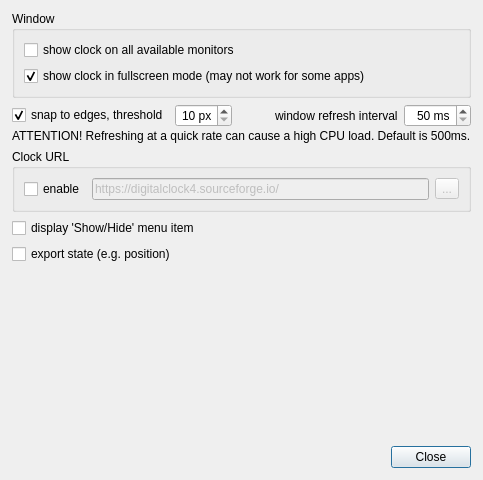
<?xml version="1.0" encoding="UTF-8"?>
<ui version="4.0">
 <class>digital_clock::gui::AdvancedSettingsDialog</class>
 <widget class="QDialog" name="digital_clock::gui::AdvancedSettingsDialog">
  <property name="geometry">
   <rect>
    <x>0</x>
    <y>0</y>
    <width>480</width>
    <height>480</height>
   </rect>
  </property>
  <property name="windowTitle">
   <string>Advanced Settings</string>
  </property>
  <property name="windowIcon">
   <iconset resource="../resources/icons.qrc">
    <normaloff>:/clock/images/settings.svg.p</normaloff>:/clock/images/settings.svg.p</iconset>
  </property>
  <layout class="QVBoxLayout" name="outer_layout">
   <property name="leftMargin">
    <number>12</number>
   </property>
   <property name="rightMargin">
    <number>12</number>
   </property>
   <property name="bottomMargin">
    <number>12</number>
   </property>
   <item>
    <widget class="QGroupBox" name="window_group">
     <property name="title">
      <string>Window</string>
     </property>
     <layout class="QVBoxLayout" name="window_group_layout">
      <item>
       <widget class="QCheckBox" name="show_on_all_monitors">
        <property name="text">
         <string>show clock on all available monitors</string>
        </property>
       </widget>
      </item>
      <item>
       <widget class="QCheckBox" name="show_in_fullscreen">
        <property name="checked">
         <bool>true</bool>
        </property>
        <property name="text">
         <string>show clock in fullscreen mode (may not work for some apps)</string>
        </property>
       </widget>
      </item>
     </layout>
    </widget>
   </item>
   <item>
    <layout class="QGridLayout" name="gridLayout_2">
     <property name="verticalSpacing">
      <number>2</number>
     </property>
     <item row="1" column="0" colspan="5">
      <widget class="QLabel" name="refresh_interval_warning_label">
       <property name="text">
        <string>ATTENTION! Refreshing at a quick rate can cause a high CPU load. Default is 500ms.</string>
       </property>
      </widget>
     </item>
     <item row="0" column="0">
      <widget class="QCheckBox" name="snap_to_edges">
       <property name="text">
        <string>snap to edges, threshold</string>
       </property>
       <property name="checked">
        <bool>true</bool>
       </property>
      </widget>
     </item>
     <item row="0" column="4">
      <widget class="QSpinBox" name="refresh_interval">
       <property name="alignment">
        <set>Qt::AlignRight|Qt::AlignTrailing|Qt::AlignVCenter</set>
       </property>
       <property name="suffix">
        <string notr="true"> ms</string>
       </property>
       <property name="minimum">
        <number>50</number>
       </property>
       <property name="maximum">
        <number>500</number>
       </property>
      </widget>
     </item>
     <item row="0" column="3">
      <widget class="QLabel" name="refresh_interval_label">
       <property name="sizePolicy">
        <sizepolicy hsizetype="MinimumExpanding" vsizetype="Preferred">
         <horstretch>0</horstretch>
         <verstretch>0</verstretch>
        </sizepolicy>
       </property>
       <property name="text">
        <string>window refresh interval</string>
       </property>
       <property name="buddy">
        <cstring>refresh_interval</cstring>
       </property>
      </widget>
     </item>
     <item row="0" column="2">
      <spacer name="horizontalSpacer_4">
       <property name="orientation">
        <enum>Qt::Horizontal</enum>
       </property>
       <property name="sizeHint" stdset="0">
        <size>
         <width>40</width>
         <height>20</height>
        </size>
       </property>
      </spacer>
     </item>
     <item row="0" column="1">
      <widget class="QSpinBox" name="snap_threshold">
       <property name="alignment">
        <set>Qt::AlignRight|Qt::AlignTrailing|Qt::AlignVCenter</set>
       </property>
       <property name="suffix">
        <string notr="true"> px</string>
       </property>
       <property name="minimum">
        <number>10</number>
       </property>
       <property name="maximum">
        <number>50</number>
       </property>
      </widget>
     </item>
    </layout>
   </item>
   <item>
    <widget class="QGroupBox" name="clock_url_group">
     <property name="toolTip">
      <string>If enabled, given URL will be opened with default web browser when you click on clock</string>
     </property>
     <property name="title">
      <string>Clock URL</string>
     </property>
     <layout class="QHBoxLayout" name="clock_url_layout">
      <item>
       <widget class="QCheckBox" name="clock_url_enabled">
        <property name="text">
         <string>enable</string>
        </property>
       </widget>
      </item>
      <item>
       <widget class="QLineEdit" name="clock_url_edit">
        <property name="enabled">
         <bool>false</bool>
        </property>
        <property name="text">
         <string notr="true">https://digitalclock4.sourceforge.io/</string>
        </property>
       </widget>
      </item>
      <item>
       <widget class="QToolButton" name="browse_url_file_btn">
        <property name="enabled">
         <bool>false</bool>
        </property>
        <property name="toolTip">
         <string>Browse for local file instead of URL</string>
        </property>
        <property name="text">
         <string notr="true">...</string>
        </property>
       </widget>
      </item>
     </layout>
    </widget>
   </item>
   <item>
    <widget class="QCheckBox" name="show_hide_enable">
     <property name="text">
      <string>display 'Show/Hide' menu item</string>
     </property>
    </widget>
   </item>
   <item>
    <widget class="QCheckBox" name="export_state">
     <property name="text">
      <string>export state (e.g. position)</string>
     </property>
    </widget>
   </item>
   <item>
    <spacer name="adv_bottom_spacer">
     <property name="orientation">
      <enum>Qt::Vertical</enum>
     </property>
     <property name="sizeHint" stdset="0">
      <size>
       <width>20</width>
       <height>40</height>
      </size>
     </property>
    </spacer>
   </item>
   <item>
    <widget class="QDialogButtonBox" name="buttonBox">
     <property name="orientation">
      <enum>Qt::Horizontal</enum>
     </property>
     <property name="standardButtons">
      <set>QDialogButtonBox::Close</set>
     </property>
    </widget>
   </item>
  </layout>
 </widget>
 <customwidgets>
  <customwidget>
   <class>LedToolButton</class>
   <extends>QToolButton</extends>
   <header>led_tool_button.h</header>
  </customwidget>
 </customwidgets>
 <resources>
  <include location="../resources/icons.qrc" />
 </resources>
 <connections>
  <connection>
   <sender>buttonBox</sender>
   <signal>accepted()</signal>
   <receiver>digital_clock::gui::AdvancedSettingsDialog</receiver>
   <slot>accept()</slot>
   <hints>
    <hint type="sourcelabel">
     <x>0</x>
     <y>0</y>
    </hint>
    <hint type="destinationlabel">
     <x>0</x>
     <y>0</y>
    </hint>
   </hints>
  </connection>
  <connection>
   <sender>buttonBox</sender>
   <signal>rejected()</signal>
   <receiver>digital_clock::gui::AdvancedSettingsDialog</receiver>
   <slot>reject()</slot>
   <hints>
    <hint type="sourcelabel">
     <x>0</x>
     <y>0</y>
    </hint>
    <hint type="destinationlabel">
     <x>0</x>
     <y>0</y>
    </hint>
   </hints>
  </connection>
  <connection>
   <sender>snap_to_edges</sender>
   <signal>toggled(bool)</signal>
   <receiver>snap_threshold</receiver>
   <slot>setEnabled(bool)</slot>
   <hints>
    <hint type="sourcelabel">
     <x>113</x>
     <y>264</y>
    </hint>
    <hint type="destinationlabel">
     <x>223</x>
     <y>261</y>
    </hint>
   </hints>
  </connection>
  <connection>
   <sender>clock_url_enabled</sender>
   <signal>toggled(bool)</signal>
   <receiver>clock_url_edit</receiver>
   <slot>setEnabled(bool)</slot>
   <hints>
    <hint type="sourcelabel">
     <x>100</x>
     <y>321</y>
    </hint>
    <hint type="destinationlabel">
     <x>290</x>
     <y>322</y>
    </hint>
   </hints>
  </connection>
  <connection>
   <sender>clock_url_enabled</sender>
   <signal>toggled(bool)</signal>
   <receiver>browse_url_file_btn</receiver>
   <slot>setEnabled(bool)</slot>
   <hints>
    <hint type="sourcelabel">
     <x>100</x>
     <y>321</y>
    </hint>
    <hint type="destinationlabel">
     <x>571</x>
     <y>319</y>
    </hint>
   </hints>
  </connection>
 </connections>
</ui>
